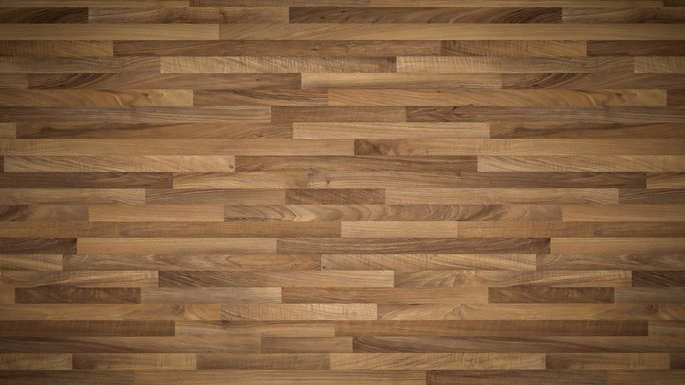
%> input picture Assignment2_Final/@Environment assets/hardwood-floor.jpeg, 685 x 385 px
$ octave Assignment_2.m   (GNU Octave 9; MATLAB toolbox functions it lacks are replaced by stand-ins)
%> lines starting %> are read from the running program, lines starting %| are printed output that depends on the picture
spawnEnvironment();
% [3 lines not run here, left out]
function [] = spawnEnvironment()

hold on

axis([-3 3 -3 3 0 3]);
surf([-3,-3;3,3],[-3,3;-3,3],[0.01,0.01;0.01,0.01],'CData',imread('hardwood-floor.jpeg'),'FaceColor','texturemap'); % Concrete floor
surf([-3,3;-3,3],[3,3;3,3],[0,0;3,3],'CData',imread('office_wall_1.jpeg'),'FaceColor','texturemap'); % Concrete floor
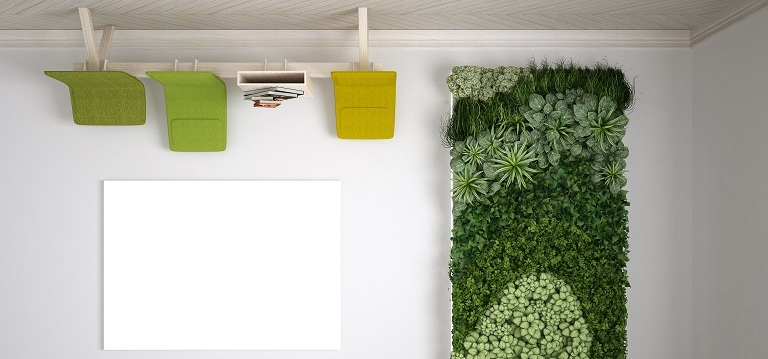
%> input picture Assignment2_Final/@Environment assets/office_wall_1.jpeg, 768 x 359 px
surf([3,3;3,3],[-3,3;-3,3],[0,0;3,3],'CData',imread('window.jpeg'),'FaceColor','texturemap'); % Concrete floor
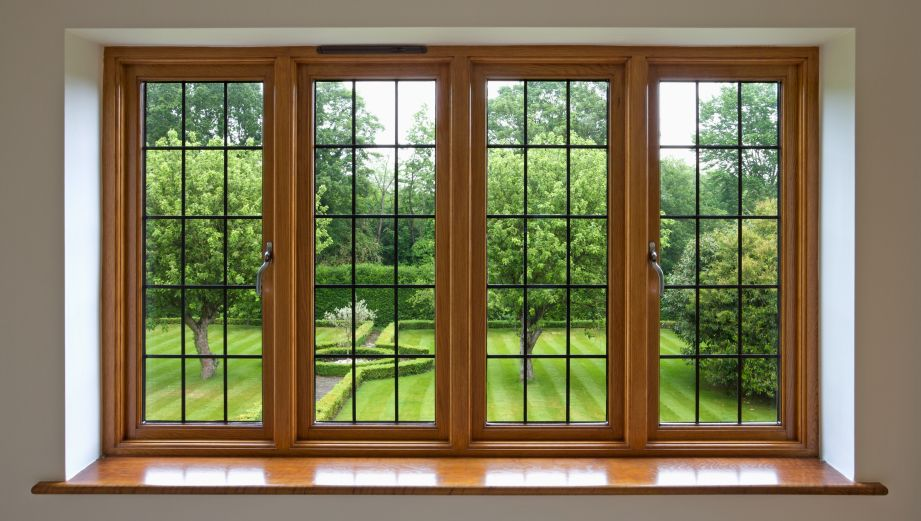
%> input picture Assignment2_Final/@Environment assets/window.jpeg, 921 x 521 px
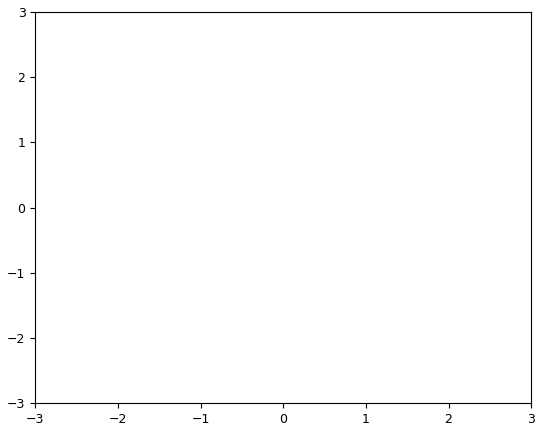
%> figure redrawn from the program's plot data

PlaceObject('table.ply',[0 0 0]);
%> (this line was passed over: PlaceObject is not available in this run)
PlaceObject('dummy.ply',[1.5 2 0]);
%> (this line was passed over: PlaceObject is not available in this run)
PlaceObject('chair.ply',[-2 -2 0]);
%> (this line was passed over: PlaceObject is not available in this run)
PlaceObject('chair.ply',[0 -2 0]);
%> (this line was passed over: PlaceObject is not available in this run)
PlaceObject('chair.ply',[2 -2 0]);
%> (this line was passed over: PlaceObject is not available in this run)
PlaceObject('fence1.ply',[-2 0 0]);
%> (this line was passed over: PlaceObject is not available in this run)
%> (the run ends here)
